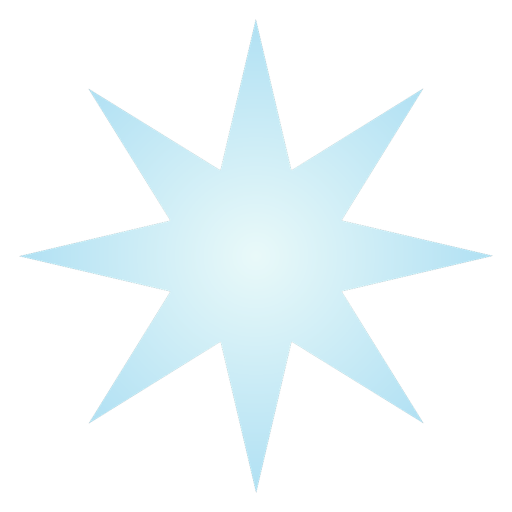
#> input picture art/powers/processed/star_power_1024.png, 1024 x 1024 px (shown at 1/2 size)
$ python refit_icons.py
#> lines starting #> are read from the running program, lines starting #| are printed output that depends on the picture
# refit_icons.py — 统一放大 Power/遗物图标的内容占比，使其与星/月视觉大小一致。
#
# 规则（用户 2026-08-16 拍板的逻辑说明）：
#   0. 内容居中，绝不超出边界（1024 母版最小边距 12px）。
#   1. 以用户手绘的星/月为基准边距 m_star（内容包围盒到画布边的距离）。
#   2. 形状分类用两个客观指标：
#        填充率 f = 不透明像素数 / 包围盒面积（越胖越高）；
#        长短边比 r = min(w,h)/max(w,h)（越细条越低）。
#      圆胖（f≥0.55 且 r≥0.65）：目标边距 = m_star × 0.85 —— 胖形显小，放大一点；
#      细瘦（f≤0.35 或 r≤0.45）：目标边距 = m_star × 1.15 —— 瘦形显大，收一点；
#      其余中等：目标边距 = m_star。
#   3. 星/月/下回合星（用户手绘基准）不参与重排。
# 重排后重新派生 Power 64/256 与遗物 85/85轮廓/256。
# 用法: python scripts/refit_icons.py
from pathlib import Path

from PIL import Image, ImageChops, ImageFilter

ROOT = Path(__file__).resolve().parent.parent
ART = ROOT / "art"
GODOT_IMG = ROOT / "godot" / "images"
SIZE = 1024
MIN_MARGIN = 12

# 用户手绘基准（不参与重排）
REFERENCE = ["star_power", "moon_power", "next_turn_star_power"]

def content_bbox(img: Image.Image):
    return img.getchannel("A").getbbox()

def margin_of(path: Path) -> float:
    img = Image.open(path).convert("RGBA")
    bbox = content_bbox(img)
    if not bbox:
        return 0.0
    w = bbox[2] - bbox[0]
    h = bbox[3] - bbox[1]
    return (SIZE - max(w, h)) / 2

def classify(img: Image.Image) -> str:
    bbox = content_bbox(img)
    if not bbox:
        return "mid"
    w = bbox[2] - bbox[0]
    h = bbox[3] - bbox[1]
    a = img.getchannel("A")
    px = sum(1 for v in a.getdata() if v > 24)
    fill = px / (w * h)
    ratio = min(w, h) / max(w, h)
    if fill >= 0.55 and ratio >= 0.65:
        return "fat"
    if fill <= 0.35 or ratio <= 0.45:
        return "slim"
    return "mid"

def refit(master_path: Path, target_margin: float) -> Image.Image:
    img = Image.open(master_path).convert("RGBA")
    bbox = content_bbox(img)
    if not bbox:
        return img
    content = img.crop(bbox)
    w, h = content.size
    avail = SIZE - 2 * target_margin
    scale = min(avail / w, avail / h)
    nw, nh = max(1, int(w * scale)), max(1, int(h * scale))
    content = content.resize((nw, nh), Image.LANCZOS)
    canvas = Image.new("RGBA", (SIZE, SIZE), (0, 0, 0, 0))
    canvas.paste(content, ((SIZE - nw) // 2, (SIZE - nh) // 2), content)
    return canvas

def make_outline(small: Image.Image) -> Image.Image:
    a = small.getchannel("A")
    dilated = a.filter(ImageFilter.MaxFilter(7))
    ring = ImageChops.subtract(dilated, a)
    transparent = Image.new("RGBA", small.size, (255, 255, 255, 0))
    white = Image.new("RGBA", small.size, (255, 255, 255, 255))
    return Image.composite(white, transparent, ring)

def main() -> int:
    star_margin = margin_of(ART / "powers" / "processed" / "star_power_1024.png")
#> in margin_of, img is the input picture: PIL image 1024x1024 RGBA; mean R, G, B, A 54.2, 62.2, 64.5, 65.3
#> in margin_of, `bbox = content_bbox(img)`: bbox = (38, 38, 986, 986)
#> in margin_of, `w = bbox[2] - bbox[0]`: w = 948
#> star_margin = 38
    moon_margin = margin_of(ART / "powers" / "processed" / "moon_power_1024.png")
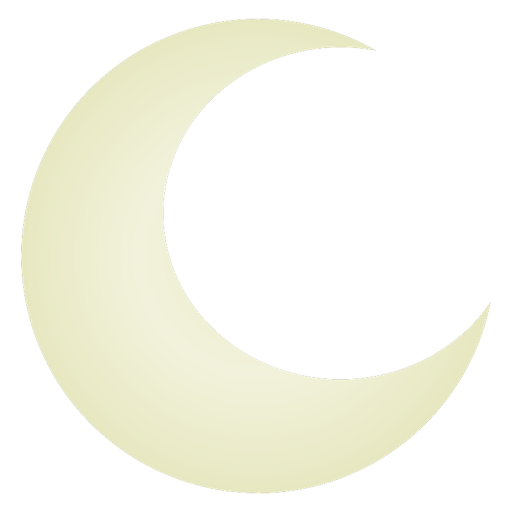
#> input picture art/powers/processed/moon_power_1024.png, 1024 x 1024 px (shown at 1/2 size)
#> in margin_of, img is the input picture: PIL image 1024x1024 RGBA; mean R, G, B, A 82.3, 82.5, 71.5, 87.8
#> in margin_of (call 2), `bbox = content_bbox(img)`: bbox = (39, 35, 984, 989)
#> in margin_of (call 2), `w = bbox[2] - bbox[0]`: w = 945
#> in margin_of (call 2), `h = bbox[3] - bbox[1]`: h = 954
#> moon_margin = 35
    m_star = (star_margin + moon_margin) / 2
#> m_star = 36.5
    print(f"基准边距: 星 {star_margin:.0f}px / 月 {moon_margin:.0f}px → m_star={m_star:.0f}px")
#| 基准边距: 星 38px / 月 35px → m_star=36px

    factors = {"fat": 0.85, "mid": 1.0, "slim": 1.15}
    stats = {"fat": 0, "mid": 0, "slim": 0}

    # Power：64/256
    for master in sorted((ART / "powers" / "processed").glob("*_1024.png")):
        pid = master.name[:-len("_1024.png")]
        img = Image.open(master).convert("RGBA")
        if pid in REFERENCE:
            out = img
            shape = "基准"
        else:
            shape = classify(img)
            stats[shape] += 1
            margin = max(MIN_MARGIN, m_star * factors[shape])
            out = refit(master, margin)
            out.save(master)
        for sub, size in (("", 256), ("small", 64)):
            d = GODOT_IMG / "powers" / sub if sub else GODOT_IMG / "powers"
            out.resize((size, size), Image.LANCZOS).save(d / f"{pid}.png")
#> this loop made 2 passes
#> pass 2, in main, `out.resize((size, size), Image.LANCZOS).save(d / f"{pid}.png")`:
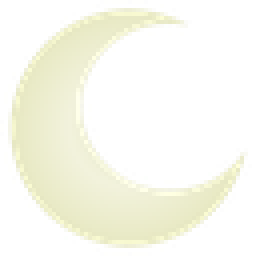
#> saved as moon_power.png: PIL image 64x64 RGBA (shown 4 times larger); mean R, G, B, A 103.9, 104.2, 90.2, 87.8; transparent parts drawn white
        if shape != "基准":
            print(f"  power {pid}: {shape} 边距→{max(MIN_MARGIN, m_star*factors[shape]):.0f}px")

    # 遗物：85/85轮廓/256
    for master in sorted((ART / "relics" / "processed").glob("*_1024.png")):
        rid = master.name[:-len("_1024.png")]
        img = Image.open(master).convert("RGBA")
        shape = classify(img)
#> in classify, `bbox = content_bbox(img)`: bbox = (39, 35, 984, 989)
#> in classify, `w = bbox[2] - bbox[0]`: w = 945
#> in classify, `h = bbox[3] - bbox[1]`: h = 954
#> in classify, `a = img.getchannel("A")`:
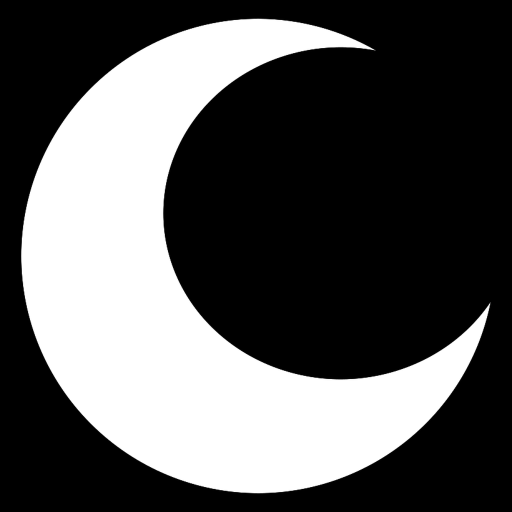
#> a: PIL image 1024x1024 L (shown at 1/2 size); min 0, max 255, mean 87.8
#> in classify, `px = sum(1 for v in a.getdata() if v > 24)`: px = 363262
#> in classify, `fill = px / (w * h)`: fill = 0.403
#> in classify, `ratio = min(w, h) / max(w, h)`: ratio = 0.991
#> shape = 'mid'
        stats[shape] += 1
        margin = max(MIN_MARGIN, m_star * factors[shape])
#> margin = 36.5
        out = refit(master, margin)
#> in refit, `bbox = content_bbox(img)`: bbox = (39, 35, 984, 989)
#> in refit, `content = img.crop(bbox)`:
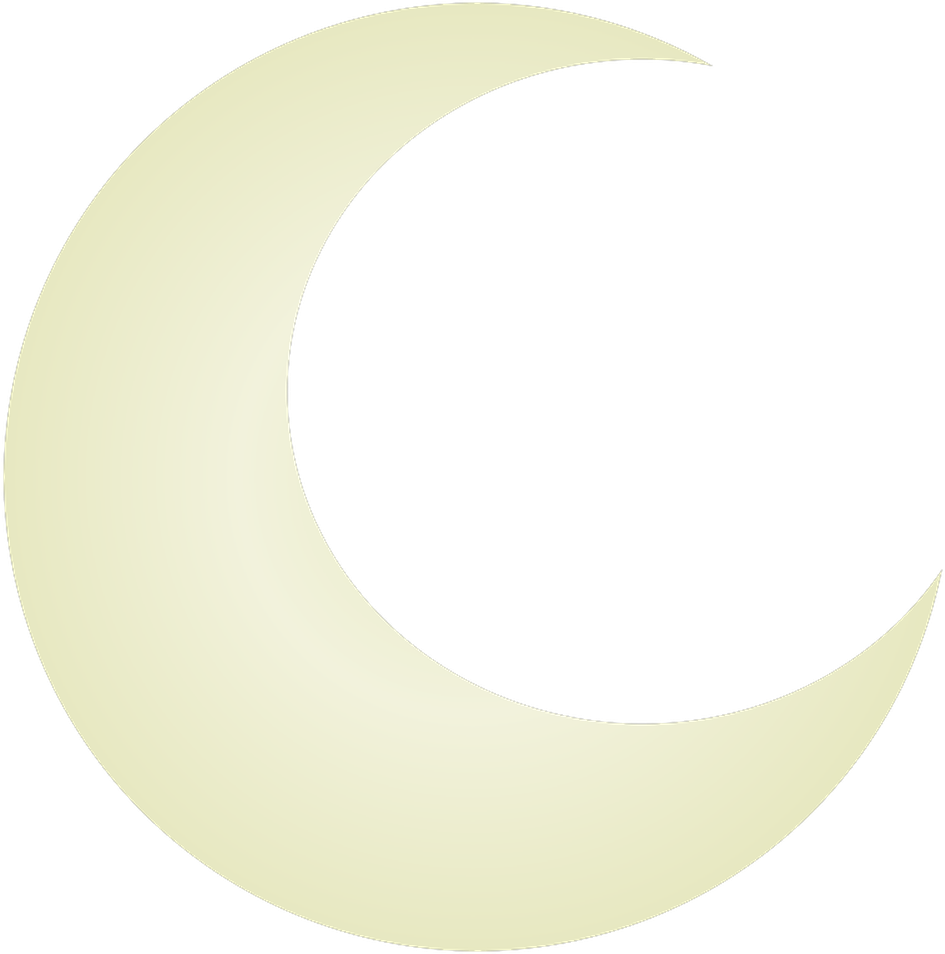
#> content: PIL image 945x954 RGBA; mean R, G, B, A 95.7, 96, 83.1, 102.1; transparent parts drawn white
#> in refit, `avail = SIZE - 2 * target_margin`: avail = 951
#> in refit, `scale = min(avail / w, avail / h)`: scale = 0.997
#> in refit, `nw, nh = max(1, int(w * scale)), max(1, int(h * scale))`: nw = 942; nh = 951
#> in refit, `canvas = Image.new("RGBA", (SIZE, SIZE), (0, 0, 0, 0))`: canvas: PIL image 1024x1024 RGBA; every value is 0
        out.save(master)
        out.resize((256, 256), Image.LANCZOS).save(GODOT_IMG / "relics" / f"{rid}.png")
        small = out.resize((85, 85), Image.LANCZOS)
        small.save(GODOT_IMG / "relics" / "small" / f"{rid}.png")
        make_outline(small).save(GODOT_IMG / "relics" / "outline" / f"{rid}.png")
#> in make_outline, `a = small.getchannel("A")`:
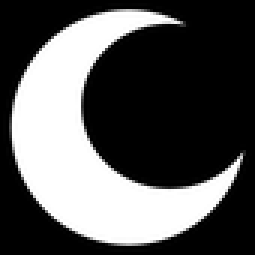
#> a: PIL image 85x85 L (shown 3 times larger); min 0, max 255, mean 87
#> in make_outline, `dilated = a.filter(ImageFilter.MaxFilter(7))`:
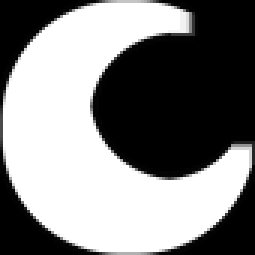
#> dilated: PIL image 85x85 L (shown 3 times larger); min 0, max 255, mean 130.9
#> in make_outline, `ring = ImageChops.subtract(dilated, a)`:
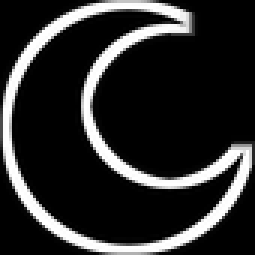
#> ring: PIL image 85x85 L (shown 3 times larger); min 0, max 255, mean 43.9
#> in make_outline, `white = Image.new("RGBA", small.size, (255, 255, 255, 255))`: white: PIL image 85x85 RGBA; every value is 255
        print(f"  relic {rid}: {shape} 边距→{max(MIN_MARGIN, m_star*factors[shape]):.0f}px")
#|   relic moon_power: mid 边距→36px

    print("形状分布:", stats)
#| 形状分布: {'fat': 0, 'mid': 1, 'slim': 1}
    print("refit 完成")
    return 0

if __name__ == "__main__":
    raise SystemExit(main())
#> (the program exits here)
